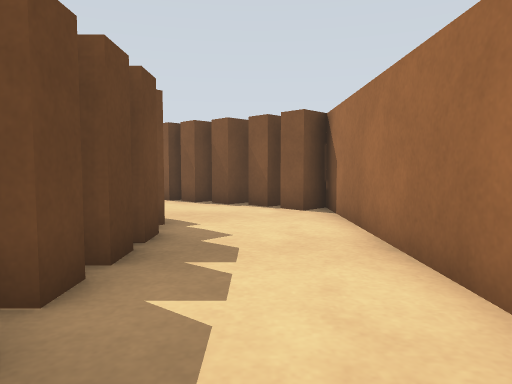
View 1 (above)

24 first-person views from a walk through a world built for the Gazebo simulator. The camera is 0.22 m above the floor, tilts 4° down and sees 70° across. The floor is counted in squares, 0.2 m on a side. Each view is taken from the middle of a square. On the plan, view 1 faces up. The plan holds only what a view shows up to about 14 squares ahead; the rest is blank. The place goes on beyond the plan.

View 2
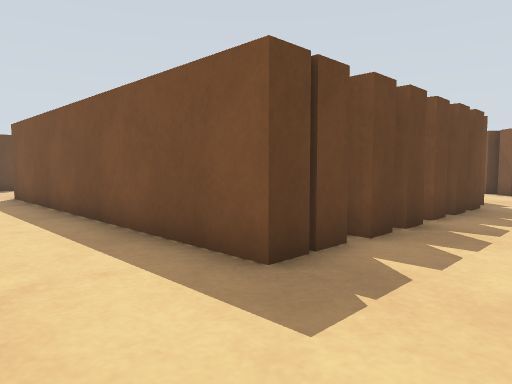

View 3
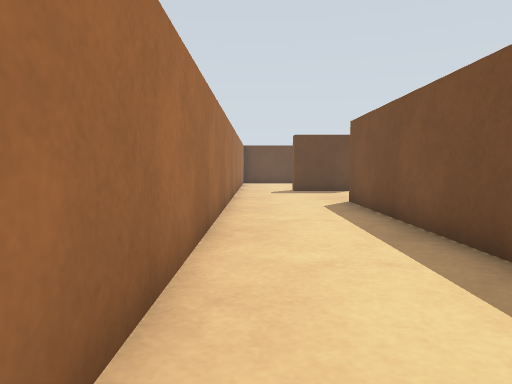

View 4
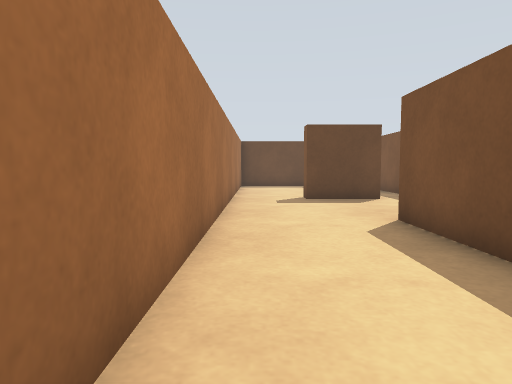

View 5
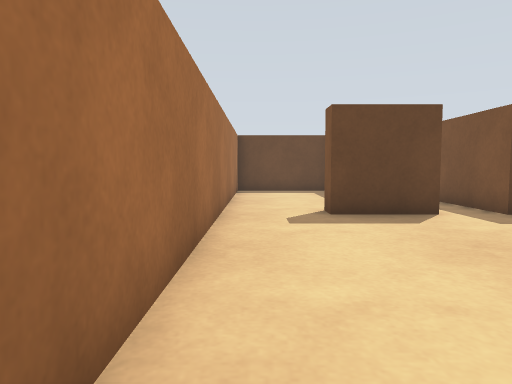

View 6
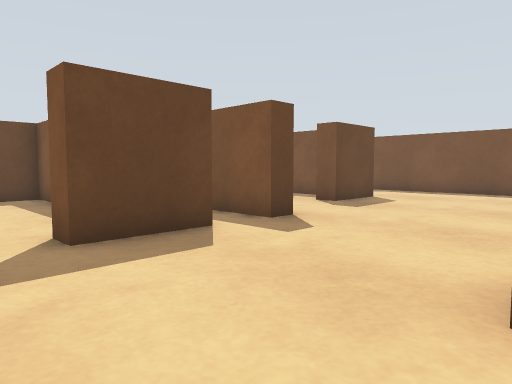

View 7
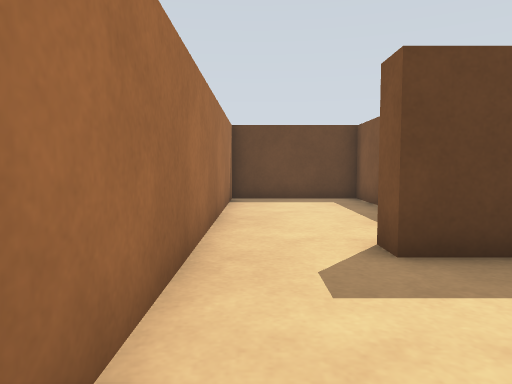

View 8
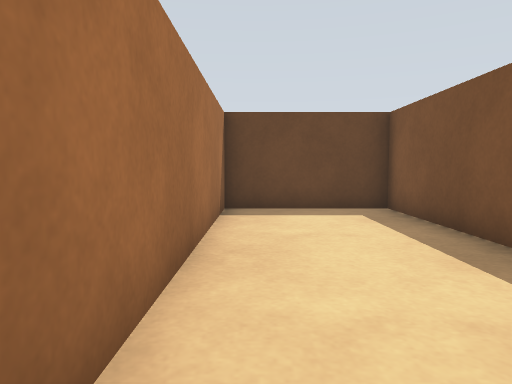

View 9
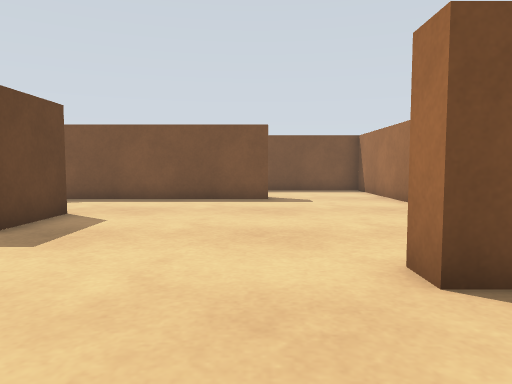

View 10
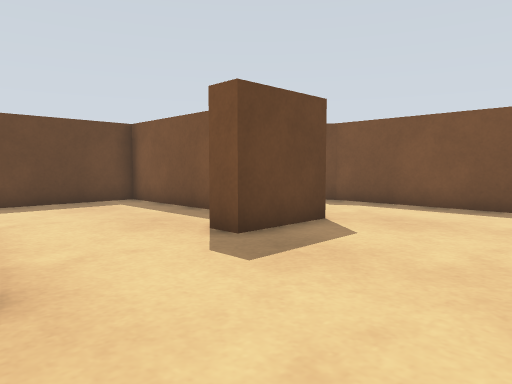

View 11
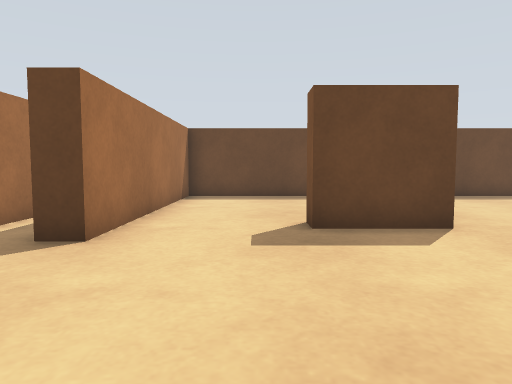

View 12
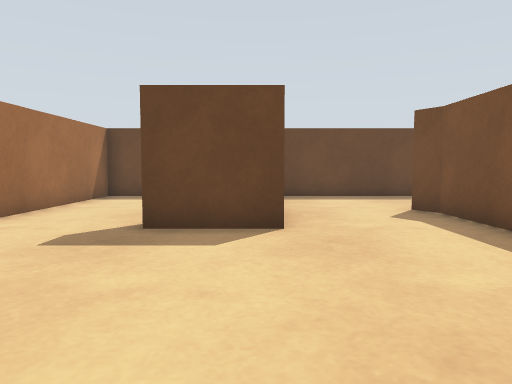

View 13
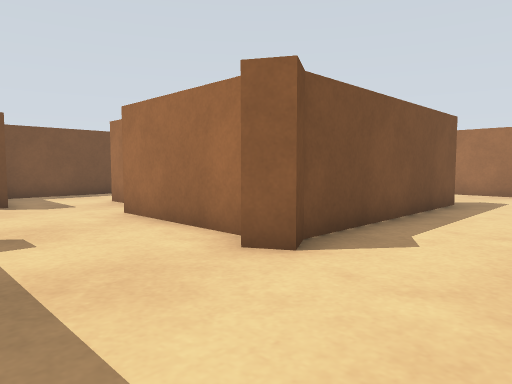

View 14
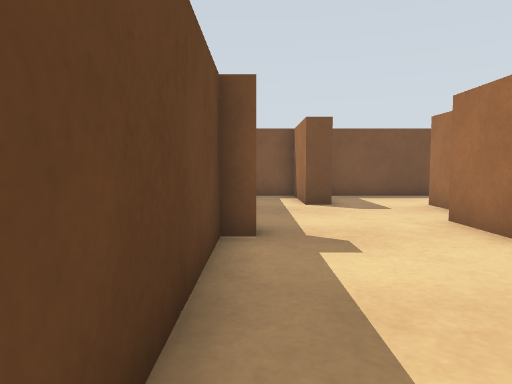

View 15
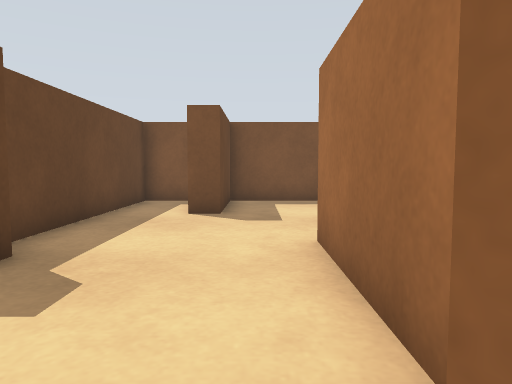

View 16
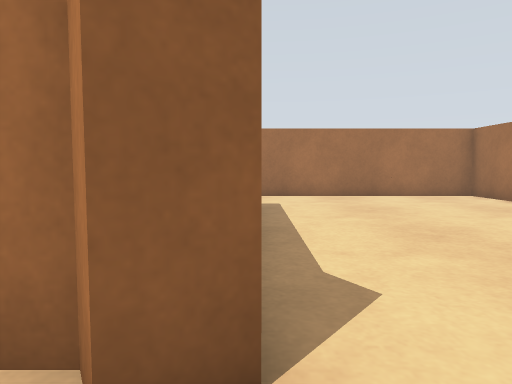

View 17
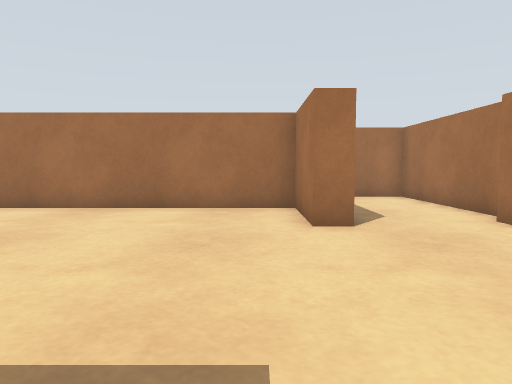

View 18
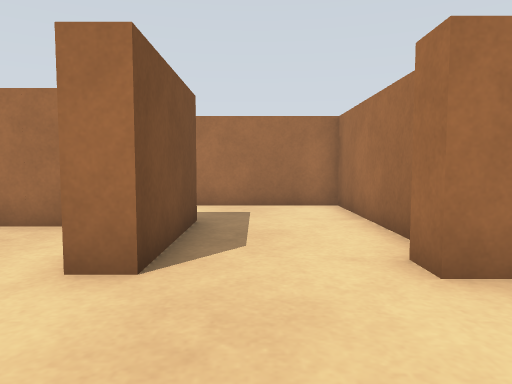

View 19
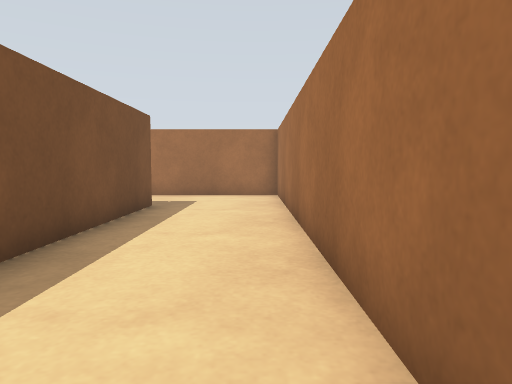

View 20
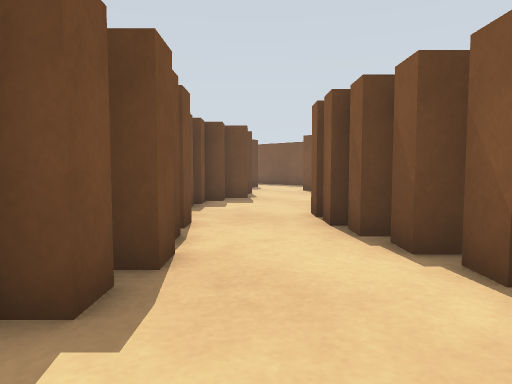

View 21
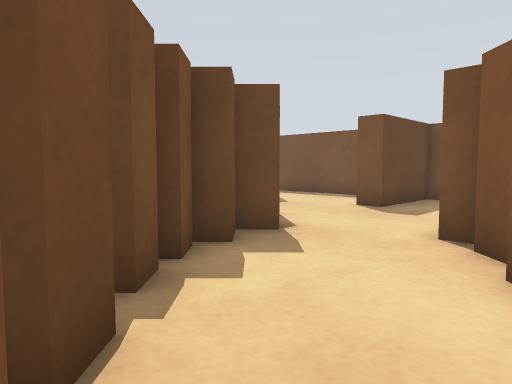

View 22
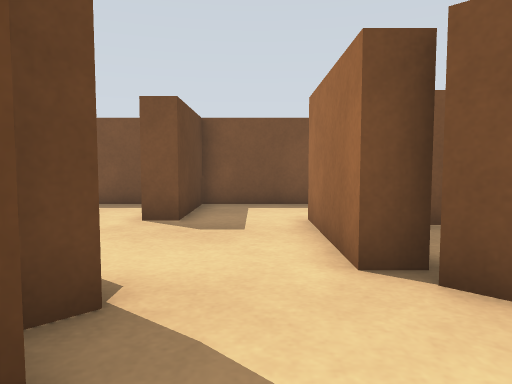

View 23
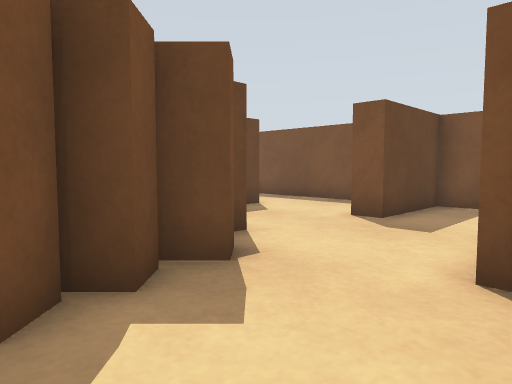

View 24
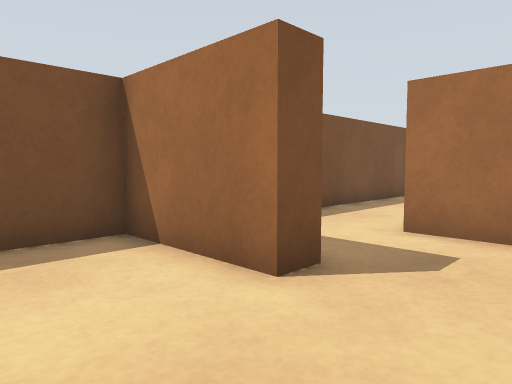

### Floor plan
Points are (right, up) in squares from view 1. A wall is a line through its corners. A room is listed if a view was taken in it or the views show most of it. See-through windows are left out.
Room 1 (views 1, 2, 3, 4, 5, 6, 7, 8, 9, 19, 20, 21, 22, 23)
walls: (-3, 8.5) (-2.4, 8) (-2.8, 7.6); (-4.1, 9.2) (-3.7, 8.9); (-2.3, 7.4) (-1.7, 6.9) (-2.2, 6.5); (-5, 10.2) (-4.4, 9.6); (-2.8, 11.7) (-3.4, 12.4); (-0.7, 10.7) (-1.3, 11.3); (-1.4, 11.7) (-1.9, 11.2) (-2.4, 11.7); (-1.7, 6) (-1.7, 5.1); (0.3, 9.9) (-0.3, 10.5); (-3.6, 12.5) (-4.2, 13.1); (-0.2, 11.2) (-0.9, 10.5); (-6.3, 11) (-5.7, 10.4); (1.2, 9.1) (0.6, 9.6); (-1.7, 4.8) (-1.7, 4); (-7.4, 12.1) (-6.8, 11.5); (-1.7, 3.6) (-1.7, 2.8); (-4.8, 14.8) (-5.3, 15.4); (-1.7, 2.2) (-1.7, 1.4); (-5.1, 15.8) (-5.9, 15.8) (-5.9, 19.6); (1.9, 2.6) (1.9, 9.8); (-1.7, 1) (-1.7, 0.2); (-8.7, 15.3) (-8.2, 14.8) (-8.7, 14.2) (-8, 13.5) (-8.4, 13.1) (-7.6, 12.4); (-1.7, -0.4) (-1.7, -2.1) (-13.5, -2.1); (-5.4, 22.7) (-8.6, 22.7) (-8.6, 19.4) (-9.3, 19.4); (1.5, 22.7) (-3.9, 22.7); (-13.3, -1.5) (-13.3, -0.8); (-18.4, -0.8) (-18.4, -3.3) (-19.1, -3.3); (-19.6, -5.8) (1.9, -5.8) (1.9, -1)
ways out: opening at (-16, -1.5) to room 2; opening at (-9, 18) to room 4; opening at (-19, -4.5) to room 5
Room 2 (views 10, 11, 12, 13, 14, 15, 16, 18)
walls: (-19.4, 7.6) (-19.4, 5); (-14.5, 11.4) (-21.6, 11.4) (-22.3, 11) (-22.7, 11.6) (-22.1, 12) (-22.1, 16.4); (-19.4, 1.5) (-18.4, 1.5) (-18.4, 0.8) (-21.5, 0.8); (-25.9, 14.7) (-26.6, 14.7) (-26.6, 8); (-21, 18.3) (-21, 19.5); (-20.9, -0.8) (-19.7, -0.8); (-13.3, -0.8) (-12.6, -0.8); (-9.5, 2.2) (-13.3, 2.2) (-13.3, 2.9) (-10.3, 2.9) (-10.3, 13.1); (-12, -1.3) (-6.7, -1.3) (-6.7, 2.8); (-19.4, 22.7) (-23.9, 22.7); (-23.8, 22.4) (-23.8, 19.4) (-24.6, 19.4) (-24.6, 22.7) (-26.6, 22.7) (-26.6, 16.3)
ways out: opening at (-16, -1.5) to room 1; opening at (-20, 3) to room 3; opening at (-20.5, 21); opening at (-12.5, 12)
Room 3 (view 17)
walls: (-22.4, 6.8) (-26.6, 6.8) (-26.6, 1.5) (-19.4, 1.5); (-19.4, 5) (-20.3, 5)
ways out: opening at (-20, 3) to room 2
Room 4 (view 24)
walls: (-12.7, 20) (-12.7, 19.4); (-9.3, 19.4) (-9.3, 22.7) (-14.2, 22.7)
ways out: opening at (-9, 18) to room 1; opening at (-13, 21)
Room 5 (no view inside)
walls: (-21.9, -1.5) (-26.6, -1.5) (-26.6, -5.8) (-19.6, -5.8)
ways out: opening at (-19, -4.5) to room 1

Where each view was taken, in squares from view 1:
view 1: 0 up, 0 right, facing up
view 2: 5 down, 1 right, facing up-left
view 3: 5 down, 2 left, facing left
view 4: 5 down, 6 left, facing left
view 5: 5 down, 10 left, facing left
view 6: 5 down, 13 left, facing up-left
view 7: 5 down, 14 left, facing left
view 8: 5 down, 17 left, facing left
view 9: 1 down, 15 left, facing up
view 10: 1 up, 15 left, facing up-left
view 11: 4 up, 13 left, facing left
view 12: 7 up, 13 left, facing left
view 13: 8 up, 26 left, facing up-right
view 14: 9 up, 26 left, facing up
view 15: 11 up, 23 left, facing up
view 16: 11 up, 24 left, facing right
view 17: 4 up, 20 left, facing right
view 18: 1 up, 17 left, facing right
view 19: 5 down, 12 left, facing right
view 20: 6 up, 1 right, facing up-left
view 21: 10 up, 4 left, facing up-left
view 22: 12 up, 7 left, facing up
view 23: 12 up, 5 left, facing up-left
view 24: 17 up, 12 left, facing up-right
